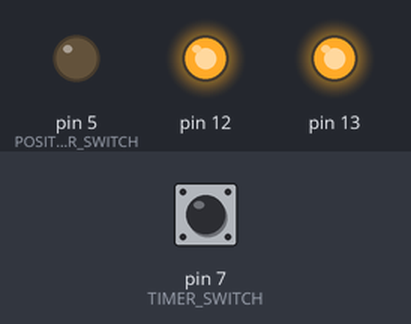
Bench run of a sketch on a simulated Arduino Uno, built with avr-gcc and run on an emulated ATmega328P. Parts: output pins drawn as LEDs (lit = HIGH). The inputs (shaded band) are chosen by the test bench; at power-on: pin 7 (TIMER_SWITCH) HIGH.

Above: at 1.2 s.
1.3 s: pin 7 (TIMER_SWITCH) pulled LOW for 0.15 s
At 2.4 s:
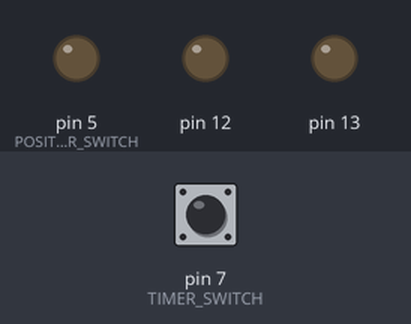
At 18.9 s:
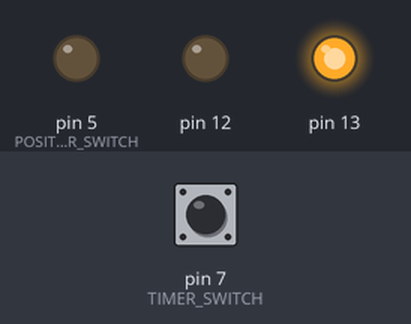
Timing chart, 0 to 19.8 s (numbered marks = the images above; inputs shaded):
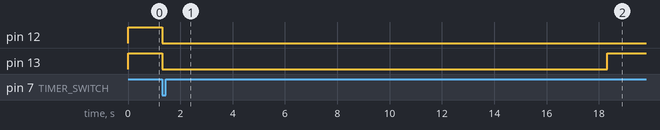

Measured:
- after the input at 1.3 s, pin 12: HIGH → LOW at once; pin 13: HIGH → LOW at once, → HIGH 17.0 s later

The sketch:

SHRINE_CONTROLLER_PUSH_BUTTON_RELAY_0002.ino
```cpp
void setup() {
  // put your setup code here, to run once:
// Serial.begin(9600);

pinMode(13, OUTPUT);
pinMode(12, OUTPUT);
 digitalWrite(13, HIGH);//turn OFF relay
   digitalWrite(12, HIGH);//turn OFF relay
pinMode(5, OUTPUT);//POSITIVE LEAD FOR SWITCH
pinMode(7, INPUT); // TIMER SWITCH
 digitalWrite(7, HIGH);
}

void loop() {
  // put your main code here, to run repeatedly:
 digitalWrite(5, LOW);

if((digitalRead(7)) == LOW)//HIGH =on/UP
 {
  //TURN ON THE MAIN RELAY
 digitalWrite(13, LOW);//turn on relay
 //
 //SECONDARY RELAY ON AND OFF EVERY 3 SECONDS
   digitalWrite(12, LOW);//turn OFF relay

  delay(17000);
    digitalWrite(13, HIGH);//turn oFF relay
      delay(3000);
   digitalWrite(12, HIGH);//turn OFF relay


     }


     delay(12);
}
```
